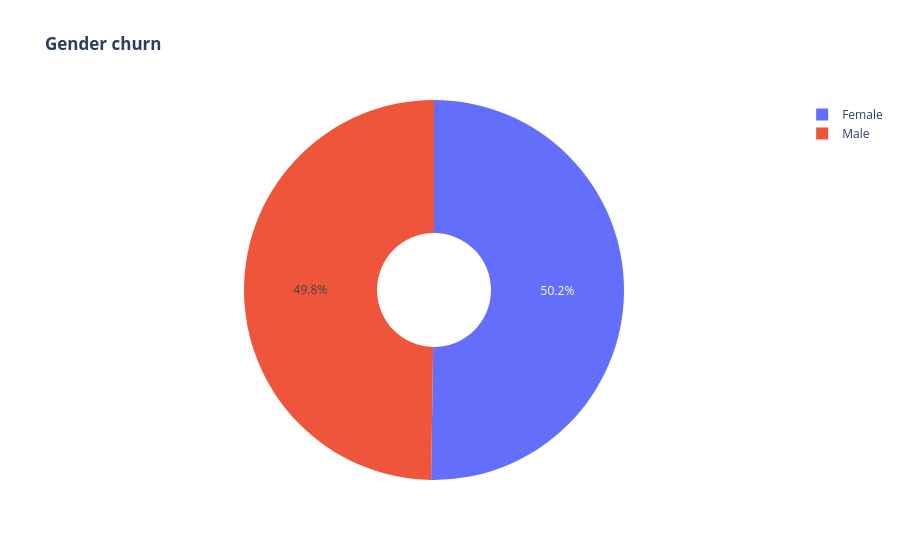

Notebook code cell kept with this figure:
### Code cell
values = df[df['Churn']=='Yes']['gender'].value_counts()
labels=values.index

fig = go.Figure(data=[go.Pie(labels=labels, values=values, hole=.3)])
fig.update_layout(title_text="<b>Gender churn</b>")
fig.show()
print("Вывод пол не влияет на отток")

### Figure 1 — Plotly figure (JSON) as saved in the notebook; plotly's stock layout.template omitted (floating-point values rounded to 4 significant figures)
{"data": [{"hole": 0.3, "labels": ["Female", "Male"], "type": "pie", "values": [939, 930]}], "layout": {"title": {"text": "<b>Gender churn</b>"}}}
